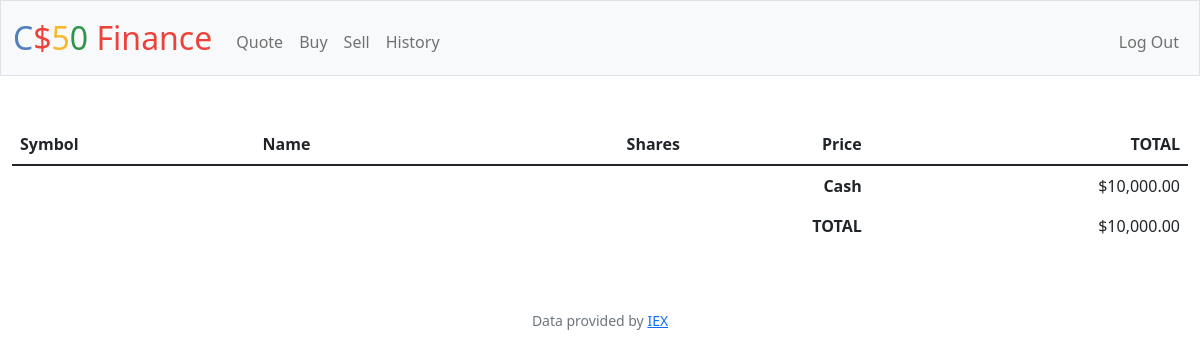
The app's page / (signed in), older data.
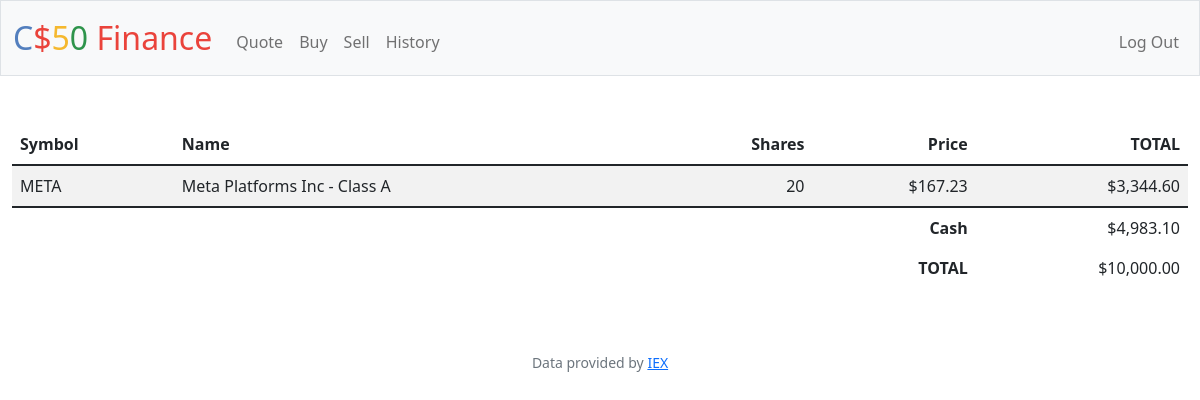
The same page, newer data.
### tables this page shows
CREATE TABLE transactions(
    id           INTEGER PRIMARY KEY AUTOINCREMENT NOT NULL,
    users_id    INTEGER NOT NULL,
    symbol  TEXT NOT NULL,
    name  TEXT NOT NULL,
    price  NUMERIC NOT NULL,
    quantity  INTEGER NOT NULL,
    cash  NUMERIC NOT NULL,
    time TEXT NOT NULL,
    FOREIGN KEY(users_id) REFERENCES users(id)
);

### app.py (the view)
@app.route("/")
@login_required
def index():
    hist = db.execute(
        "SELECT * FROM transactions WHERE users_id = ? ORDER BY time ASC", session["user_id"])
    return render_template("index.html", res=hist)

### app.py (called while the page is built)
@app.after_request
def after_request(response):
    response.headers["Cache-Control"] = "no-cache, no-store, must-revalidate"
    response.headers["Expires"] = 0
    response.headers["Pragma"] = "no-cache"
    return response

### helpers.py (called while the page is built)
def login_required(f):
    @wraps(f)
    def decorated_function(*args, **kwargs):
        if session.get("user_id") is None:
            return redirect("/login")
        return f(*args, **kwargs)
    return decorated_function

def usd(value):
    return f"${value:,.2f}"

### templates/index.html (shortened to what this page needs)
{% extends "layout.html" %}
{% block main %}
{% set ns = namespace() %}
{% set ns.last_cash = 10000 %}
<table class="table table-striped">
    <thead>
        <tr>
            <th class="text-start">Symbol</th>
            <th class="text-start">Name</th>
            <th class="text-end">Shares</th>
            <th class="text-end">Price</th>
            <th class="text-end">TOTAL</th>
        </tr>
    </thead>
   <tbody>
    {% for dict_res in res -%}
    {% set total = dict_res['quantity'] * dict_res['price'] %}
    {% if dict_res['cash'] < ns.last_cash %}
        {% set ns.last_cash = dict_res['cash'] %}
    {% endif %}
            <tr>
                <td class="text-start">{{dict_res['symbol']}}</td>
                <td class="text-start">{{dict_res['name']}}</td>
                <td class="text-end">{{dict_res['quantity']}}</td>
                <td class="text-end">{{dict_res['price'] | usd}}</td>
                <td class="text-end">{{total | usd}}</td>
            </tr>
    {% endfor %}
    </tbody>
    <tfoot>
        <tr>
            <td class="border-0 fw-bold text-end" colspan="4">Cash</td>
            <td class="border-0 text-end">{{ns.last_cash | usd}}</td>
        </tr>
        <tr>
            <td class="border-0 fw-bold text-end" colspan="4">TOTAL</td>
            <td class="border-0 w-bold text-end">$10,000.00</td>
        </tr>
    </tfoot>
</table>
{% endblock %}

### templates/layout.html (shortened to what this page needs)
<!DOCTYPE html>
<html lang="en">
    <head>
        <link href="https://cdn.jsdelivr.net/npm/bootstrap@5.1.3/dist/css/bootstrap.min.css" rel="stylesheet">
        <link href="/static/styles.css" rel="stylesheet">
    </head>
    <body>
        <nav class="bg-light border navbar navbar-expand-md navbar-light">
            <div class="container-fluid">
                <a class="navbar-brand" href="/"><span class="blue">C</span><span class="red">$</span><span class="yellow">5</span><span class="green">0</span> <span class="red">Finance</span></a>
                <div class="collapse navbar-collapse" id="navbar">
                    {% if session["user_id"] %}
                        <ul class="navbar-nav me-auto mt-2">
                            <li class="nav-item"><a class="nav-link" href="/quote">Quote</a></li>
                            <li class="nav-item"><a class="nav-link" href="/buy">Buy</a></li>
                            <li class="nav-item"><a class="nav-link" href="/sell">Sell</a></li>
                            <li class="nav-item"><a class="nav-link" href="/history">History</a></li>
                        </ul>
                        <ul class="navbar-nav ms-auto mt-2">
                            <li class="nav-item"><a class="nav-link" href="/logout">Log Out</a></li>
                        </ul>
                    {% else %}
                        <ul class="navbar-nav ms-auto mt-2">
                            <li class="nav-item"><a class="nav-link" href="/register">Register</a></li>
                            <li class="nav-item"><a class="nav-link" href="/login">Log In</a></li>
                        </ul>
                    {% endif %}
                </div>
            </div>
        </nav>
        <main class="container-fluid py-5 text-center">
            {% block main %}{% endblock %}
        </main>
        <footer class="mb-5 small text-center text-muted">
            Data provided by <a href="https://iexcloud.io/">IEX</a>
        </footer>
    </body>
</html>

### static/styles.css (style rules this page uses)
nav .navbar-brand { font-size: xx-large; }
nav .navbar-brand .blue { color: #537fbe; }
nav .navbar-brand .red { color: #ea433b; }
nav .navbar-brand .yellow { color: #f5b82e; }
nav .navbar-brand .green { color: #2e944b; }

Row changes from the older to the newer data that the page shows:
added transactions: symbol "META", name "Meta Platforms Inc - Class A", quantity "20", price "$167.23", total "$3,344.60", last_cash "$4,983.10"
Text that changed along with them:
{{ ns.last_cash | usd }}: "$10,000.00" → (not shown)
